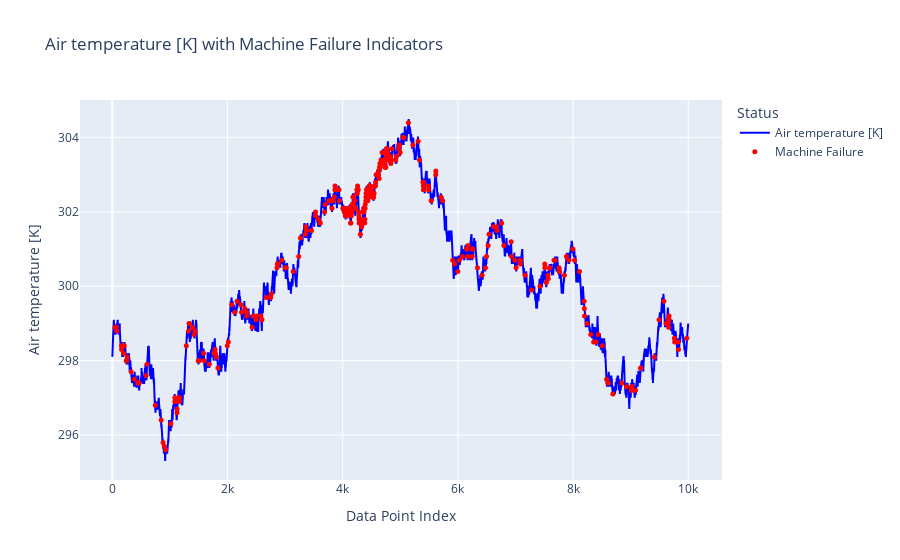
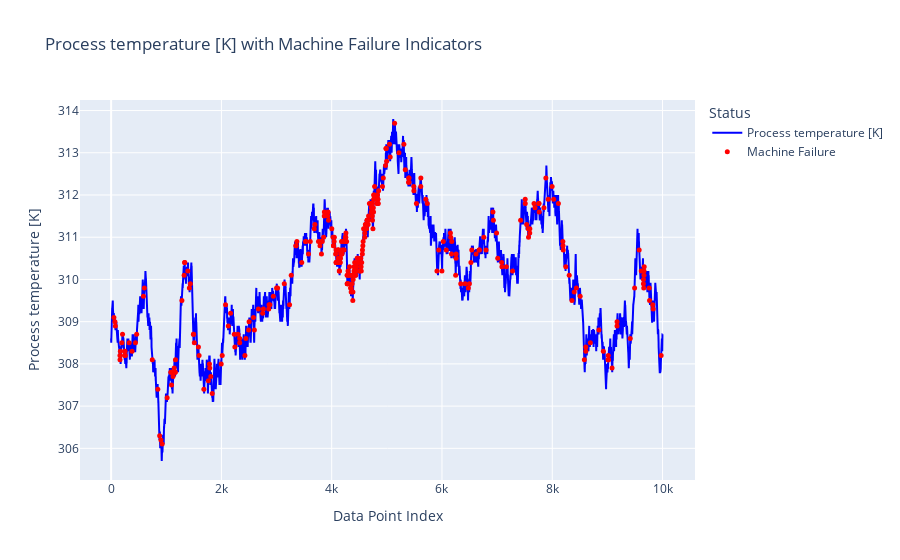
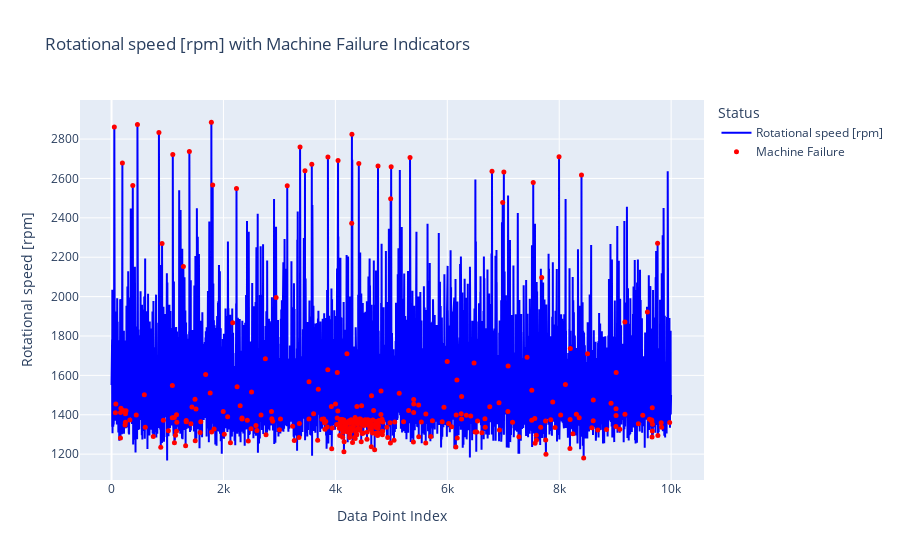
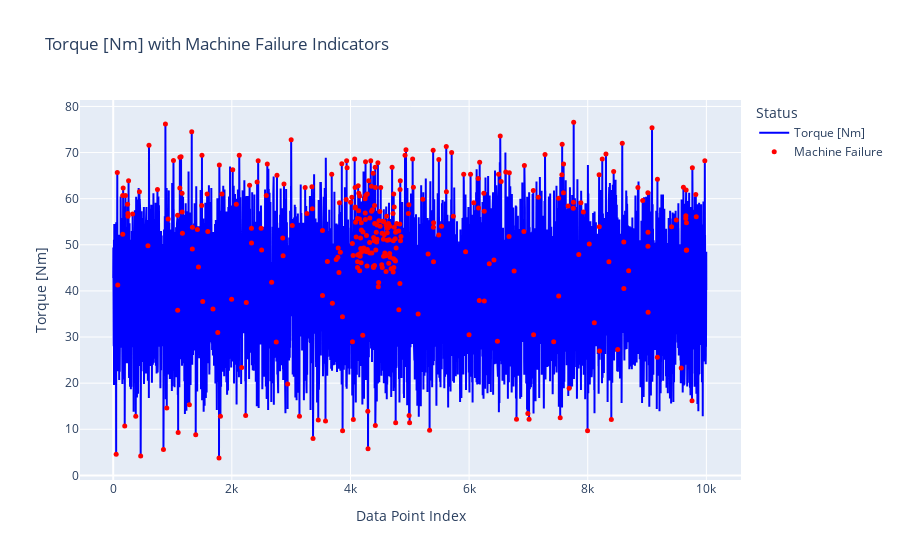

The cell these charts' notebook holds for them, in order:
### Code cell
relevant_features = ['Air temperature [K]', 'Process temperature [K]', 'Rotational speed [rpm]', 'Torque [Nm]', 'Tool wear [min]']

for relevant_feature in relevant_features:
    fig = go.Figure()

    fig.add_trace(go.Scatter(
        x=df.index,
        y=df[relevant_feature],
        mode='lines',
        line=dict(color='blue'),
        name=relevant_feature
    ))

    fig.add_trace(go.Scatter(
        x=df[df['Machine failure']].index,
        y=df.loc[df['Machine failure'], relevant_feature],
        mode='markers',
        marker=dict(color='red', size=5),
        name='Machine Failure'
    ))


    fig.update_layout(
        title=f'{relevant_feature} with Machine Failure Indicators',
        xaxis_title='Data Point Index',
        yaxis_title=relevant_feature,
        legend_title='Status'
    )

    fig.show()

### Figure 1 — Plotly figure (JSON) as saved in the notebook; plotly's stock layout.template omitted (floating-point values rounded to 4 significant figures; data arrays with more than 128 entries replaced by an {"elided": "..."} marker saying what was removed)
{"data": [{"line": {"color": "blue"}, "mode": "lines", "name": "Air temperature [K]", "type": "scatter", "x": {"elided": "10000 int values"}, "y": {"elided": "10000 float values"}}, {"marker": {"color": "red", "size": 5}, "mode": "markers", "name": "Machine Failure", "type": "scatter", "x": {"elided": "339 int values"}, "y": {"elided": "339 float values"}}], "layout": {"legend": {"title": {"text": "Status"}}, "title": {"text": "Air temperature [K] with Machine Failure Indicators"}, "xaxis": {"title": {"text": "Data Point Index"}}, "yaxis": {"title": {"text": "Air temperature [K]"}}}}

### Figure 2 — Plotly figure (JSON) as saved in the notebook; plotly's stock layout.template omitted (floating-point values rounded to 4 significant figures; data arrays with more than 128 entries replaced by an {"elided": "..."} marker saying what was removed)
{"data": [{"line": {"color": "blue"}, "mode": "lines", "name": "Process temperature [K]", "type": "scatter", "x": {"elided": "10000 int values"}, "y": {"elided": "10000 float values"}}, {"marker": {"color": "red", "size": 5}, "mode": "markers", "name": "Machine Failure", "type": "scatter", "x": {"elided": "339 int values"}, "y": {"elided": "339 float values"}}], "layout": {"legend": {"title": {"text": "Status"}}, "title": {"text": "Process temperature [K] with Machine Failure Indicators"}, "xaxis": {"title": {"text": "Data Point Index"}}, "yaxis": {"title": {"text": "Process temperature [K]"}}}}

### Figure 3 — Plotly figure (JSON) as saved in the notebook; plotly's stock layout.template omitted (floating-point values rounded to 4 significant figures; data arrays with more than 128 entries replaced by an {"elided": "..."} marker saying what was removed)
{"data": [{"line": {"color": "blue"}, "mode": "lines", "name": "Rotational speed [rpm]", "type": "scatter", "x": {"elided": "10000 int values"}, "y": {"elided": "10000 int values"}}, {"marker": {"color": "red", "size": 5}, "mode": "markers", "name": "Machine Failure", "type": "scatter", "x": {"elided": "339 int values"}, "y": {"elided": "339 int values"}}], "layout": {"legend": {"title": {"text": "Status"}}, "title": {"text": "Rotational speed [rpm] with Machine Failure Indicators"}, "xaxis": {"title": {"text": "Data Point Index"}}, "yaxis": {"title": {"text": "Rotational speed [rpm]"}}}}

### Figure 4 — Plotly figure (JSON) as saved in the notebook; plotly's stock layout.template omitted (floating-point values rounded to 4 significant figures; data arrays with more than 128 entries replaced by an {"elided": "..."} marker saying what was removed)
{"data": [{"line": {"color": "blue"}, "mode": "lines", "name": "Torque [Nm]", "type": "scatter", "x": {"elided": "10000 int values"}, "y": {"elided": "10000 float values"}}, {"marker": {"color": "red", "size": 5}, "mode": "markers", "name": "Machine Failure", "type": "scatter", "x": {"elided": "339 int values"}, "y": {"elided": "339 float values"}}], "layout": {"legend": {"title": {"text": "Status"}}, "title": {"text": "Torque [Nm] with Machine Failure Indicators"}, "xaxis": {"title": {"text": "Data Point Index"}}, "yaxis": {"title": {"text": "Torque [Nm]"}}}}
